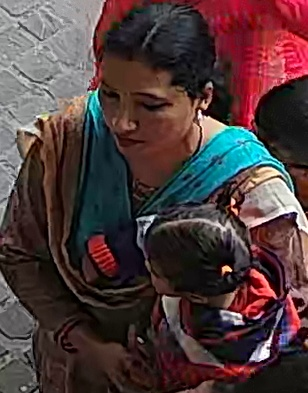
#> input picture exit-cam/output/best/id_574.jpg, 308 x 393 px; its folder holds only this picture in this run
$ python debug_image.py
#> lines starting #> are read from the running program, lines starting #| are printed output that depends on the picture
"""
debug_emotion.py
----------------
Run from project root to diagnose why emotion detection returns NULL.
    python debug_emotion.py
"""
import os
import glob
import cv2
import numpy as np

# ── Find a test image ─────────────────────────────────────────────────────────
images = glob.glob("output/best/**/*.jpg", recursive=True)
if not images:
    print("[ERROR] No archived images found in output/best/")
    exit(1)

# Pick the one with highest conf in filename if possible, else first found
images.sort(reverse=True)
test_img_path = images[0]
print(f"Testing on: {test_img_path}\n")

# ── Load image ────────────────────────────────────────────────────────────────
img = cv2.imread(test_img_path)
#> img is the input picture: shape (393, 308, 3); mean B, G, R 59.9, 59.3, 78.3
if img is None:
    print("[ERROR] cv2.imread returned None — file missing or corrupt")
    exit(1)

h, w = img.shape[:2]
#> h = 393; w = 308
print(f"Full crop size : {w}x{h} px")
#| Full crop size : 308x393 px

head_bottom = max(int(h * 0.40), min(h, 60))
#> head_bottom = 157
head_img    = img[:head_bottom, :]
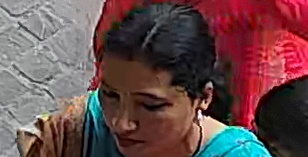
#> head_img: shape (157, 308, 3); mean B, G, R 76.7, 75.2, 103.9
print(f"Head crop size : {w}x{head_bottom} px")
#| Head crop size : 308x157 px

# Save head crop so you can visually inspect it
cv2.imwrite("debug_head_crop.jpg", head_img)
print("Head crop saved → debug_head_crop.jpg  (open this to check it looks like a face)\n")

# ── Load model ────────────────────────────────────────────────────────────────
print("Loading EmotiEffLibRecognizer...")
try:
    from emotiefflib.facial_analysis import EmotiEffLibRecognizer
#> (the run stopped early here; a loop or call above may not have finished)
